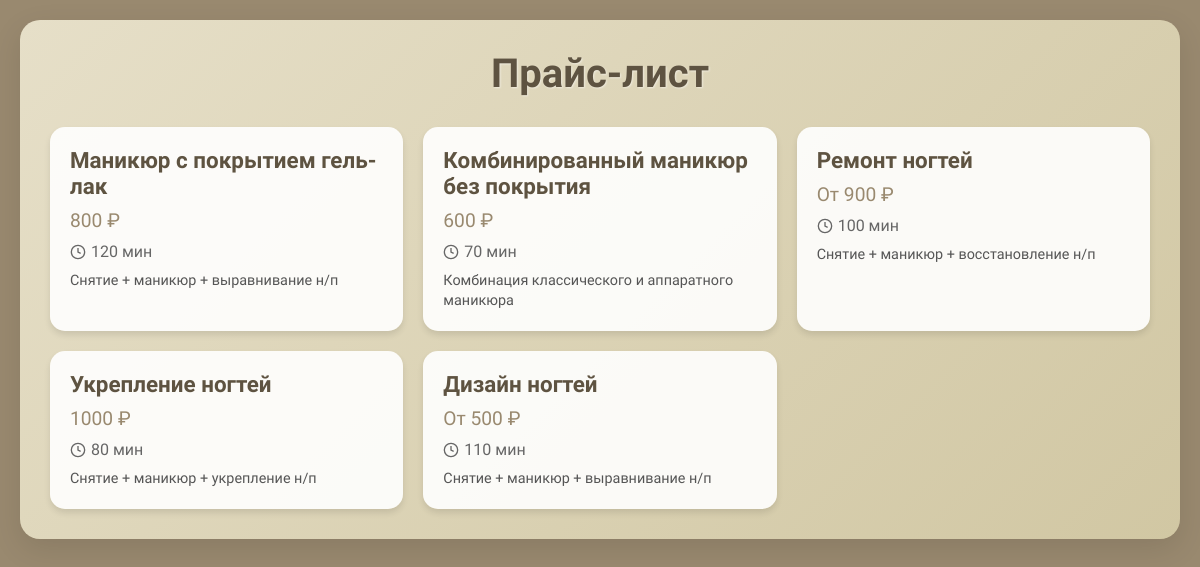
/services, run on the app's committed database.
### src/models.py (models this page shows)
class Service(Base):
    __tablename__ = "services"
    id = Column(Integer, primary_key=True, index=True)
    name = Column(String, nullable=False)
    description = Column(String, nullable=True)
    duration = Column(Integer, nullable=False)
    price = Column(Integer, nullable=False)
    image_url = Column(String, nullable=True)
    is_price_from = Column(Boolean, default=False)
    appointments = relationship('Appointment', secondary='appointment_service_association', back_populates='services')

### src/pages/router.py (the view)
@router.get("/services", response_class=HTMLResponse)
async def get_services(request: Request, user_id: int = None):
    data_page = {"request": request, "access": True, "title": "Прайс-лист"}
    with get_db() as db:
        services = db.query(Service).all()
    data_page['services'] = services
    return templates.TemplateResponse("services.html", data_page)

### src/database/db.py (called while the page is built)
@contextmanager
def get_db():
    db = SessionLocal()
    try:
        yield db
    finally:
        db.close()

### src/templates/services.html (shortened to what this page needs)
{% extends "base.html" %}
{% block styles %}
<link rel="stylesheet" href="/static/css/services.css">
{% endblock %}
{% block content %}
<div class="container">
    <h1>{{ title }}</h1>
    {% if access %}
    <div class="services-grid">
      {% for service in services %}
      <div class="service-card" data-id="{{ service.id }}">
        <div class="service-name">{{ service.name }}</div>
        <div class="service-price">
          {% if service.is_price_from %}
          От {{ service.price }} ₽
          {% else %}
          {{ service.price }} ₽
          {% endif %}
        </div>
        <div class="service-duration">
          <svg viewBox="0 0 24 24" fill="none" stroke="currentColor" stroke-width="2">
            <circle cx="12" cy="12" r="10"/>
            <path d="M12 6v6l4 2"/>
          </svg>
          {{ service.duration }} мин
        </div>
        <div class="service-description">{{ service.description }}</div>
      </div>
      {% endfor %}
    </div>
</div>
{% else %}
<p>{{ message }}</p>
{% endif %}
{% endblock %}

### src/templates/base.html (shortened to what this page needs)
<!DOCTYPE html>
<html lang="ru">
<head>
    {% block styles %}{% endblock %}
</head>
<body>
{% block content %} {% endblock %}
</body>
</html>

### src/static/css/services.css (style rules this page uses)
:root { --primary-color: #99896f; --secondary-color: #b3a88f; --background-color: #99896f; --text-color: #333333; --title-color: #5e5341; --form-background: linear-gradient(135deg, #e6dfc8 0%, #d1c7a3 100%); --card-background: rgba(255, 255, 255, 0.9); }
* { box-sizing: border-box; margin: 0; padding: 0; }
html, body { height: 100%; }
body { font-family: 'El Messiri', sans-serif; color: var(--text-color); background: var(--background-color); padding: 20px; }
.container { max-width: 1200px; margin: 0 auto; background: var(--form-background); padding: 30px; border-radius: 20px; box-shadow: 0 10px 30px rgba(0,0,0,0.1); background-blend-mode: overlay; animation: fadeIn 0.8s ease-out; }
h1 { color: var(--title-color); text-align: center; margin-bottom: 30px; font-weight: 700; font-size: 2.5rem; text-shadow: 1px 1px 2px rgba(255,255,255,0.5); }
.services-grid { display: grid; grid-template-columns: repeat(auto-fit, minmax(280px, 1fr)); gap: 20px; }
.service-card { background-color: var(--card-background); border-radius: 15px; padding: 20px; box-shadow: 0 4px 6px rgba(0,0,0,0.1); transition: transform 0.3s ease, box-shadow 0.3s ease; }
.service-name { color: var(--title-color); font-size: 1.4rem; font-weight: 600; margin-bottom: 10px; }
.service-price { font-size: 1.2rem; color: var(--primary-color); font-weight: 500; margin-bottom: 10px; }
.service-duration { font-size: 1rem; color: #666; display: flex; align-items: center; gap: 5px; }
.service-duration svg { width: 16px; height: 16px; }
.service-description { margin-top: 10px; font-size: 0.9rem; line-height: 1.4; color: #555; }

### data on the page
Service: name "Маникюр с покрытием гель-лак", price "800", duration "120", description "Снятие + маникюр + выравнивание н/п"
Service: name "Комбинированный маникюр без покрытия", price "600", duration "70", description "Комбинация классического и аппаратного маникюра"
Service: name "Ремонт ногтей", price "900", duration "100", description "Снятие + маникюр + восстановление н/п"
Service: name "Укрепление ногтей", price "1000", duration "80", description "Снятие + маникюр + укрепление н/п"
Service: name "Дизайн ногтей", price "500", duration "110", description "Снятие + маникюр + выравнивание н/п"

### other printed values
{{ title }} "Прайс-лист"
